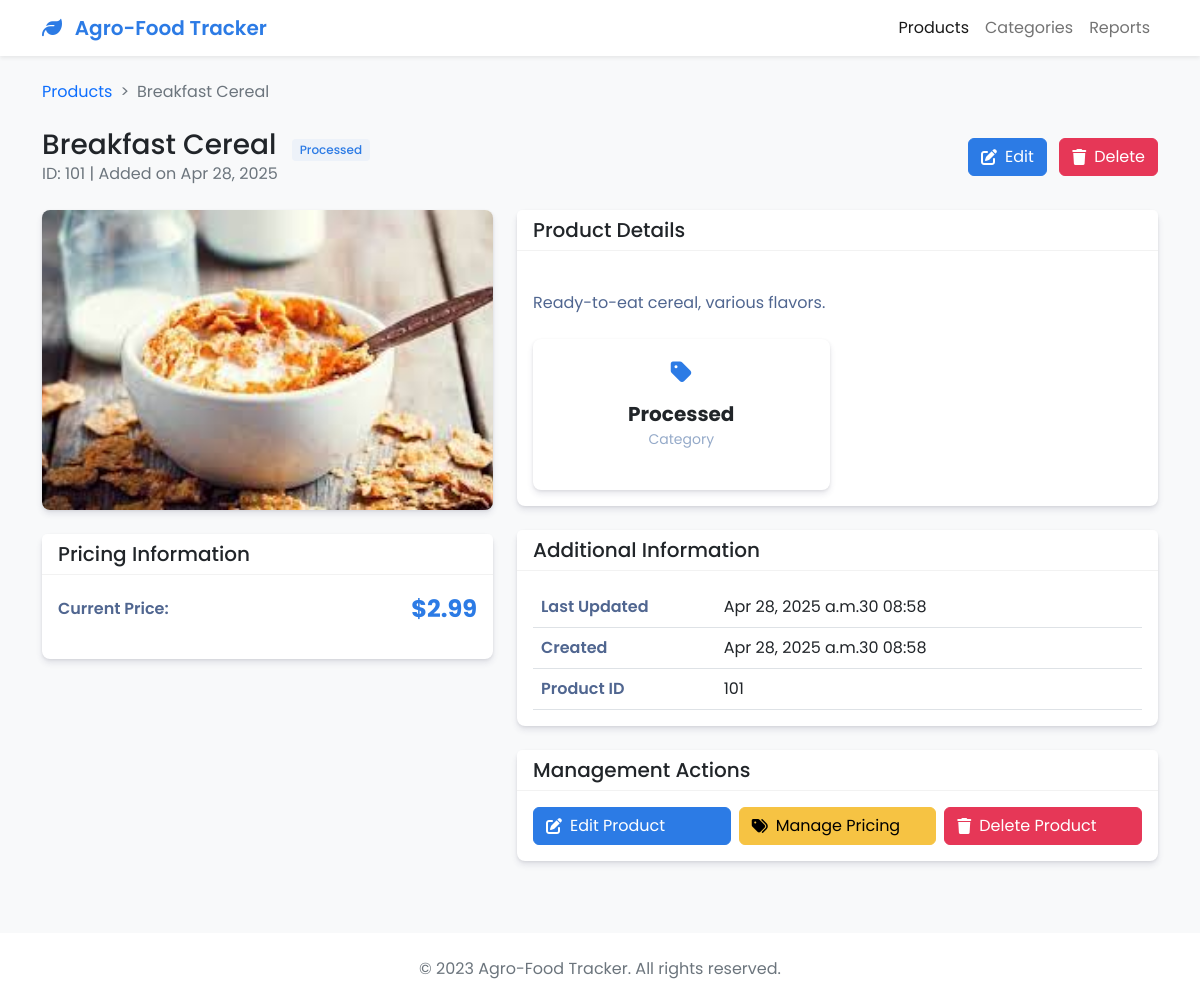
Page /view/101/ on the committed database.
### products/models.py (models this page shows, shortened)
class Product(models.Model):
    CATEGORY_CHOICES = [
        ('Fruits', 'Fruits'),
        ('Vegetables', 'Vegetables'),
        ('Dairy', 'Dairy'),
        ('Grains', 'Grains'),
        ('Meat', 'Meat'),
        ('Processed', 'Processed Foods'),
        ('Other', 'Other'),
    ]
    name = models.CharField(max_length=100)
    category = models.CharField(max_length=100, choices=CATEGORY_CHOICES)
    description = models.TextField()
    price = models.DecimalField(
        max_digits=10,
        decimal_places=3,
        validators=[MinValueValidator(0.001)]
    )
    image = models.ImageField(upload_to='product_images/', blank=True, null=True)
    created_at = models.DateTimeField(default=timezone.now)
    updated_at = models.DateTimeField(auto_now=True)
    class Meta:
        ordering = ['-created_at']
        verbose_name = 'Product'
        verbose_name_plural = 'Products'

### products/views.py (the view)
# urls.py: path('view/<int:pk>/', views.product_view, name='product_view'),
def product_view(request, pk):
    product = get_object_or_404(Product, pk=pk)
    return render(request, 'products/product_view.html', {'product': product})

### products/templates/products/product_view.html (shortened to what this page needs)
<!DOCTYPE html>
<html lang="en">
<head>
    <link href="https://cdn.jsdelivr.net/npm/bootstrap@5.2.3/dist/css/bootstrap.min.css" rel="stylesheet">
    <link rel="stylesheet" href="https://cdnjs.cloudflare.com/ajax/libs/font-awesome/6.2.0/css/all.min.css">
</head>
<body>
<nav class="navbar navbar-expand-lg navbar-light bg-white shadow-sm mb-4">
    <div class="container">
        <a class="navbar-brand" href="#">
            <i class="fas fa-leaf me-2"></i>
            Agro-Food Tracker
        </a>
        <div class="collapse navbar-collapse" id="navbarNav">
            <ul class="navbar-nav ms-auto">
                <li class="nav-item">
                    <a class="nav-link active" href="#">Products</a>
                </li>
                <li class="nav-item">
                    <a class="nav-link" href="#">Categories</a>
                </li>
                <li class="nav-item">
                    <a class="nav-link" href="#">Reports</a>
                </li>
            </ul>
        </div>
    </div>
</nav>
<div class="container mb-5">
    <nav aria-label="breadcrumb">
        <ol class="breadcrumb">
            <li class="breadcrumb-item"><a href="{% url 'product_list' %}" class="text-decoration-none">Products</a></li>
            <li class="breadcrumb-item active" aria-current="page">{{ product.name }}</li>
        </ol>
    </nav>
    <div class="d-flex justify-content-between align-items-center mb-4">
        <div>
            <h1 class="h3 mb-0">
                {{ product.name }}
                <span class="category-badge">{{ product.category }}</span>
            </h1>
            <p class="text-muted mb-0">ID: {{ product.id }} | Added on {{ product.created_at|date:"M d, Y" }}</p>
        </div>
        <div>
            <a href="{% url 'product_edit' product.id %}" class="btn btn-primary btn-icon">
                <i class="fas fa-edit"></i> Edit
            </a>
            <a href="{% url 'product_delete' product.id %}" class="btn btn-danger btn-icon ms-2">
                <i class="fas fa-trash"></i> Delete
            </a>
        </div>
    </div>
    <div class="row g-4">
        <div class="col-lg-5">
            <div class="card position-relative">
                <div class="card-body p-0">
                    {% if product.image %}
                        <img src="{{ product.image.url }}" alt="{{ product.name }}" class="product-image">
                    {% endif %}
                </div>
            </div>
            <div class="card">
                <div class="card-header">
                    <h5 class="card-title mb-0">Pricing Information</h5>
                </div>
                <div class="card-body">
                    <div class="d-flex align-items-center mb-3">
                        <span class="detail-label">Current Price:</span>
                        <div class="ms-auto price-tag">
                            {% if product.discount %}
                                ${{ product.discounted_price|floatformat:2 }}
                                <small>${{ product.price|floatformat:2 }}</small>
                                <span class="discount-badge">{{ product.discount }}% OFF</span>
                            {% else %}
                                ${{ product.price|floatformat:2 }}
                            {% endif %}
                        </div>
                    </div>
                </div>
            </div>
        </div>
        <div class="col-lg-7">
            <div class="card">
                <div class="card-header">
                    <h5 class="card-title mb-0">Product Details</h5>
                </div>
                <div class="card-body">
                    <div class="product-description mb-4">
                        {{ product.description|default:"No description provided." }}
                    </div>
                    <div class="row g-3">
                        <div class="col-md-6">
                            <div class="card info-card">
                                <div class="card-body text-center">
                                    <div class="info-icon">
                                        <i class="fas fa-tag"></i>
                                    </div>
                                    <div class="info-value">{{ product.category }}</div>
                                    <div class="info-label">Category</div>
                                </div>
                            </div>
                        </div>
                    </div>
                </div>
            </div>
            <div class="card">
                <div class="card-header">
                    <h5 class="card-title mb-0">Additional Information</h5>
                </div>
                <div class="card-body">
                    <table class="table table-specs mb-0">
                        <tbody>
                        <tr>
                            <th>Last Updated</th>
                            <td>{{ product.updated_at|date:"M d, Y at H:i" }}</td>
                        </tr>
                        <tr>
                            <th>Created</th>
                            <td>{{ product.created_at|date:"M d, Y at H:i" }}</td>
                        </tr>
                        <tr>
                            <th>Product ID</th>
                            <td>{{ product.id }}</td>
                        </tr>
                        </tbody>
                    </table>
                </div>
            </div>
            <div class="card">
                <div class="card-header">
                    <h5 class="card-title mb-0">Management Actions</h5>
                </div>
                <div class="card-body">
                    <div class="row g-2">
                        <div class="col-md-4">
                            <a href="{% url 'product_edit' product.id %}" class="btn btn-primary btn-icon w-100">
                                <i class="fas fa-edit"></i> Edit Product
                            </a>
                        </div>
                        <div class="col-md-4">
                            <a href="#" class="btn btn-warning btn-icon w-100">
                                <i class="fas fa-tags"></i> Manage Pricing
                            </a>
                        </div>
                        <div class="col-md-4">
                            <a href="{% url 'product_delete' product.id %}" class="btn btn-danger btn-icon w-100">
                                <i class="fas fa-trash"></i> Delete Product
                            </a>
                        </div>
                    </div>
                </div>
            </div>
        </div>
    </div>
</div>
<footer class="bg-white py-4 mt-5">
    <div class="container">
        <div class="row">
            <div class="col-12 text-center">
                <p class="text-muted mb-0">&copy; 2023 Agro-Food Tracker. All rights reserved.</p>
            </div>
        </div>
    </div>
</footer>
</body>
</html>

### products/templates/products/product_view.html (style rules this page uses)
body { font-family: 'Poppins', sans-serif; background-color: #f8f9fa; color: #212529; }
.navbar-brand { font-weight: 600; color: #2c7be5; }
.card { border-radius: 0.5rem; box-shadow: 0 4px 6px rgba(50, 50, 93, 0.11), 0 1px 3px rgba(0, 0, 0, 0.08); border: none; margin-bottom: 1.5rem; }
.card-header { background-color: #fff; border-bottom: 1px solid rgba(0,0,0,.05); font-weight: 600; }
.btn-primary { background-color: #2c7be5; border-color: #2c7be5; }
.btn-danger { background-color: #e63757; border-color: #e63757; }
.btn-warning { background-color: #f6c343; border-color: #f6c343; }
.btn-icon { display: inline-flex; align-items: center; }
.btn-icon i { margin-right: 0.5rem; }
.breadcrumb-item + .breadcrumb-item::before { content: ">"; }
.breadcrumb { margin-bottom: 1.5rem; }
.product-image { width: 100%; height: 300px; border-radius: 0.5rem; object-fit: cover; }
.detail-label { font-weight: 600; color: #506690; }
.category-badge { font-size: 0.75rem; padding: 0.25rem 0.5rem; background-color: #edf2f9; color: #2c7be5; border-radius: 0.25rem; display: inline-block; margin-left: 0.5rem; }
.price-tag { font-size: 1.5rem; font-weight: 700; color: #2c7be5; }
.info-card { height: 100%; }
.info-icon { font-size: 1.5rem; color: #2c7be5; margin-bottom: 0.5rem; }
.info-value { font-size: 1.25rem; font-weight: 700; }
.info-label { color: #95aac9; font-size: 0.875rem; }
.product-description { white-space: pre-line; color: #506690; }
.table-specs th { width: 30%; color: #506690; font-weight: 600; }

### rows in the picture
Product: name "Breakfast Cereal", category "Processed", id "101", created_at "Apr 28, 2025", image (picture), price "2.99", description "Ready-to-eat cereal, various flavors.", updated_at "Apr 28, 2025 a.m.30 08:58", created_at "Apr 28, 2025 a.m.30 08:58"
